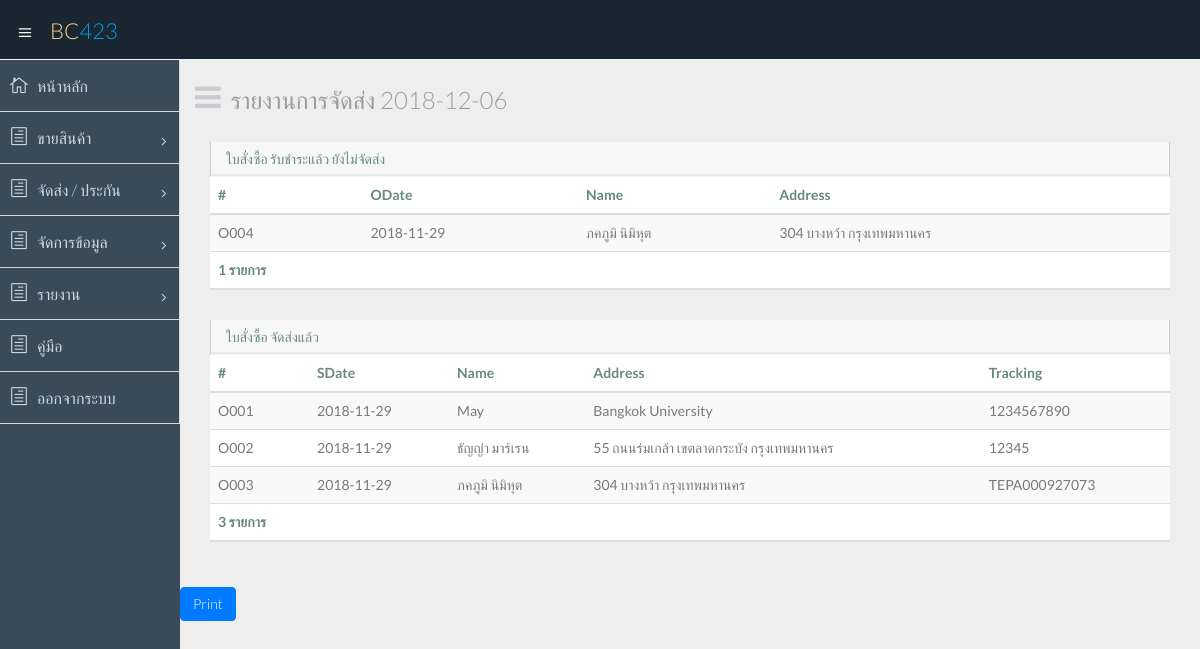
Before: /report_ship_1.php with the older database file.
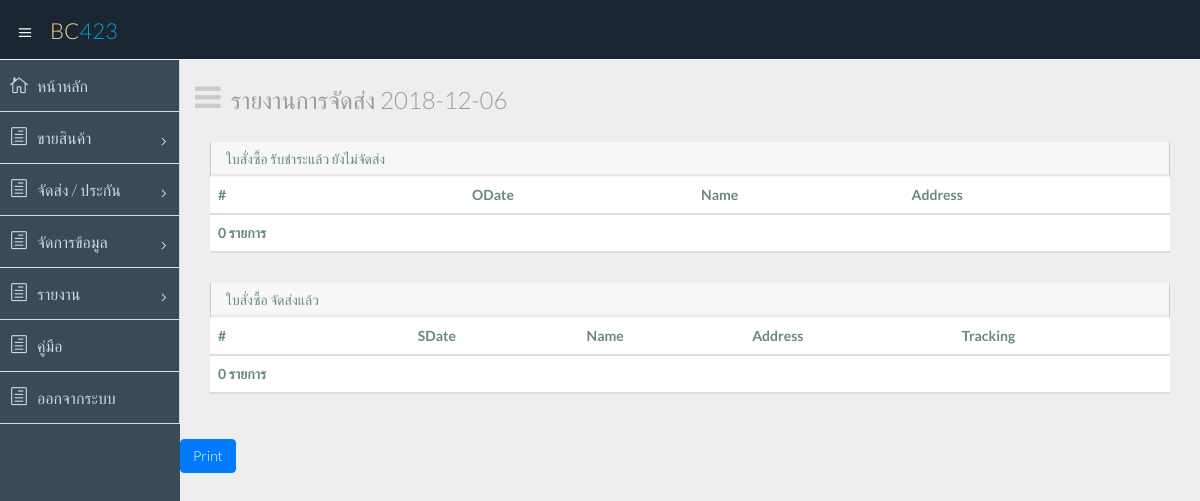
After: the same page with the newer database file.
### tables this page shows
CREATE TABLE `orders` (
  `orders_id` varchar(5) NOT NULL,
  `orders_date` date NOT NULL,
  `orders_pay` date DEFAULT NULL,
  `orders_ship` date DEFAULT NULL,
  `orders_track` varchar(20) DEFAULT NULL,
  `orders_amount` int(11) NOT NULL,
  `orders_status` int(11) NOT NULL,
  `staff_id` varchar(5) NOT NULL,
  `cus_id` varchar(5) NOT NULL,
  `partner_id` varchar(5) DEFAULT NULL
);

CREATE TABLE `customer` (
  `cus_id` varchar(5) NOT NULL,
  `cus_name` varchar(100) NOT NULL,
  `cus_addr` varchar(500) NOT NULL,
  `cus_tel` varchar(10) NOT NULL,
  `cus_reg` date NOT NULL
);

### report_ship_1.php (the view)
<?php
require 'header.php';
$conn = new mysqli("localhost", "root", "", "proj-warranty");
$conn->set_charset("utf8");
?>
    <section id="main-content">
      <section id="printableArea" class="wrapper">
        <div class="row">
          <div class="col-lg-12">
            <h3 class="page-header"><i class="fa fa fa-bars"></i> รายงานการจัดส่ง <?php echo date("Y-m-d");?></h3>
          </div>
        </div>
          <div class="col-sm-12">
            <section class="panel">
			  <header class="panel-heading">
			    ใบสั่งซื้อ รับชำระแล้ว ยังไม่จัดส่ง
              </header>
              <table class="table table-striped">
                <thead>
                  <tr>
					<th>#</th>
					<th>ODate</th>
                    <th>Name</th>
					<th>Address</th>
                  </tr>
                </thead>
                <tbody>
<?php
$sql = "SELECT * FROM orders JOIN customer ON orders.cus_id = customer.cus_id WHERE orders_status='1' ORDER BY orders_date";
$result = $conn->query($sql);
while($row = $result->fetch_assoc()) {
	echo "<tr><td>".$row["orders_id"]."</td><td>".$row["orders_date"]."</td><td>".$row["cus_name"]."</td><td>".$row["cus_addr"]."</td></tr>\n";
}
$sql = "SELECT COUNT(*) FROM orders JOIN customer ON orders.cus_id = customer.cus_id WHERE orders_status='1' ORDER BY orders_date";
$result = $conn->query($sql);
while($row = $result->fetch_assoc()) {
	$count = $row["COUNT(*)"];
}
?>
                </tbody>
                <thead>
                  <tr>
                    <th><?php echo $count;?> รายการ</th>
					<th></th>
					<th></th>
					<th></th>
                  </tr>
                </thead>
              </table>
            </section>
          </div>
          <div class="col-sm-12">
            <section class="panel">
			  <header class="panel-heading">
			    ใบสั่งซื้อ จัดส่งแล้ว
              </header>
              <table class="table table-striped">
                <thead>
                  <tr>
					<th>#</th>
					<th>SDate</th>
                    <th>Name</th>
					<th>Address</th>
					<th>Tracking</th>
                  </tr>
                </thead>
                <tbody>
<?php
$sql = "SELECT * FROM orders JOIN customer ON orders.cus_id = customer.cus_id WHERE orders_status='2' ORDER BY orders_date";
$result = $conn->query($sql);
while($row = $result->fetch_assoc()) {
	echo "<tr><td>".$row["orders_id"]."</td><td>".$row["orders_ship"]."</td><td>".$row["cus_name"]."</td><td>".$row["cus_addr"]."</td><td>".$row["orders_track"]."</td></tr>\n";
}
$sql = "SELECT COUNT(*) FROM orders JOIN customer ON orders.cus_id = customer.cus_id WHERE orders_status='2' ORDER BY orders_date";
$result = $conn->query($sql);
while($row = $result->fetch_assoc()) {
	$count = $row["COUNT(*)"];
}
?>
                </tbody>
                <thead>
                  <tr>
                    <th><?php echo $count;?> รายการ</th>
					<th></th>
					<th></th>
					<th></th>
					<th></th>
                  </tr>
                </thead>
              </table>
            </section>
          </div>
      </section>
	  <button type="button" class="btn btn-primary" onclick="printDiv('printableArea')">Print</button>
    </section>
  </section>
<?php
require 'footer.php';
?>

Changed rows visible on the page:
removed orders: orders_id "O004", orders_date "2018-11-29", cus.cus_name "ภคภูมิ นิมิหุต", cus.cus_addr "304 บางหว้า กรุงเทพมหานคร", shown under "รายงานการจัดส่ง 2018-12-06"
removed orders: orders_id "O001", orders_ship "2018-11-29", cus.cus_name "May", cus.cus_addr "Bangkok University", orders_track "1234567890"
removed orders: orders_id "O002", orders_ship "2018-11-29", cus.cus_name "ธัญญ่า มาร์เรน", cus.cus_addr "55 ถนนร่มเกล้า เขตลาดกระบัง กรุงเทพมหานคร", orders_track "12345"
removed orders: orders_id "O003", orders_ship "2018-11-29", cus.cus_name "ภคภูมิ นิมิหุต", cus.cus_addr "304 บางหว้า กรุงเทพมหานคร", orders_track "TEPA000927073"
Other visible differences:
$count: "1" → "0"
$count: "3" → "0"
